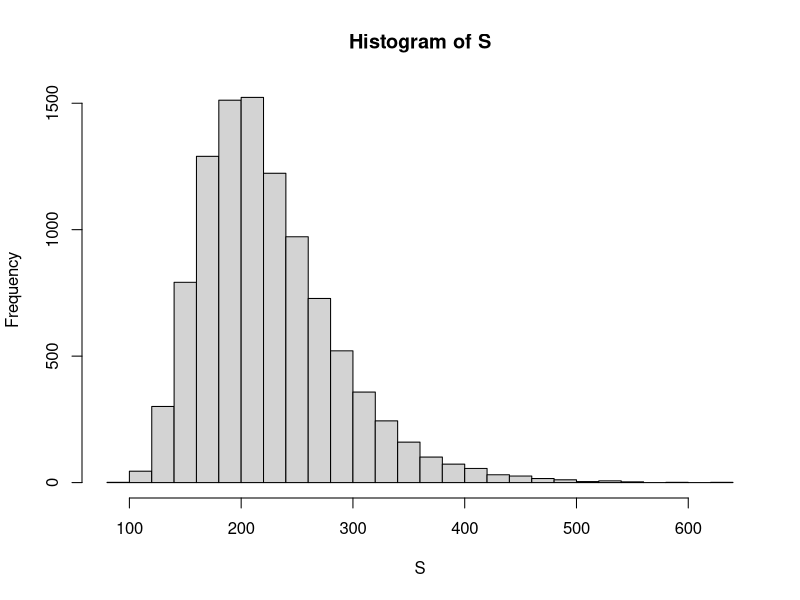
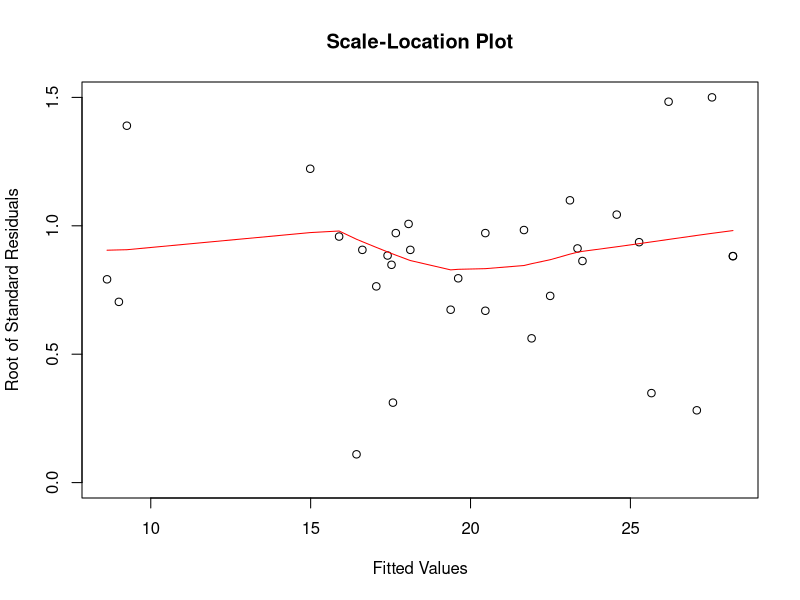

Source code (R) for these figures, in order:
## ---- chunk 1
knitr::opts_chunk$set(echo = TRUE)
## ---- chunk 2
coupon_mean_sd <- function(n) {
    p <- 1-(0:(n-1))/n
    m <- sum(1/p)
    sd <- sqrt(sum((1-p)/(p^2)))
    return(c(m,sd))
}
## ---- chunk 3
coupon_mean_sd(25)
coupon_mean_sd(50)
coupon_mean_sd(100)
## ---- chunk 4
#slow
coupon_slow <- function(n) {
  coupons <- rep(0L, n)
  while (any(coupons == 0L)) {
    new_coupon <- sample.int(n, 1)
    coupons[new_coupon] <- coupons[new_coupon] + 1
    }
  sum(coupons)
}

#fast
coupon_fast <- function(n) {
  p <- 1 - (0:(n-1))/n
  x <- rgeom(n, p) ## R counts only failures
  n + sum(x) ## so add n * 1 = n to get the total
}
## ---- chunk 5
system.time(replicate(10000,coupon_slow(25)))
system.time(replicate(10000,coupon_fast(25)))

system.time(replicate(10000,coupon_slow(50)))
system.time(replicate(10000,coupon_fast(50)))

system.time(replicate(10000,coupon_slow(100)))
system.time(replicate(10000,coupon_fast(100)))
## ---- chunk 6
S <- replicate(10000,coupon_fast(50))
mean(S)
sd(S)
## ---- chunk 7
hist(S, nclass = 25)
## ---- chunk 8
quantile(S, probs=c(.1,.5,.9))
## ---- chunk 9
mcoupon_fast <- function(n, m) {
  coupons <- rep(0L, n) # Will count each one until we have m of that coupon, then stop, print out n 0s
  incomplete <- (coupons < m) #returns TRUE if there is a value in coupon less than m
  S <- 0 #initial coupon count
  while (any(incomplete)) { #if condition for m is not yet satisfied
    k <- sum(incomplete) # Number of coupons with fewer than m accumulated so far
    x <- rgeom(1, k/n) + 1 # Successes getting any one of the coupons we still need, rgeom returns number of failures before success
    S <- S + x # Update number of purchases
    y <- sample.int(k, 1) # Which of the not-yet-completed coupons did we draw
    coupons[incomplete][y] <- coupons[incomplete][y] + 1 # Increment incomplete coupon counts
    incomplete <- (coupons < m)
    }
  S
}
## ---- chunk 10
mcoupon_slow <- function(n,m) {
  coupons <- rep(0L, n)
  incomplete <- (coupons < m)
  while (any(incomplete)) {
    new_coupon <- sample.int(n, 1)
    coupons[new_coupon] <- coupons[new_coupon] + 1
    incomplete <- (coupons < m)
    }
  sum(coupons)
}
## ---- chunk 11
m2 <- replicate(10000,mcoupon_fast(50,2))
mean(m2)
sd(m2)
quantile(m2, probs=c(.1,.5,.9))
## ---- chunk 12
m3 <- replicate(10000,mcoupon_fast(50,3))
mean(m3)
sd(m3)
quantile(m3, probs=c(.1,.5,.9))
## ---- chunk 13
head(mtcars)
## ---- chunk 14
reg <- lm(mpg ~ wt + disp, data = mtcars)
## ---- chunk 15
X <- model.matrix(reg) #design matrix
Y = mtcars$mpg

QR <- qr(X)
Q <- qr.Q(QR)
R <- qr.R(QR)
## ---- chunk 16
x <- solve(t(X)%*%X)
x1 <- solve(t(Q%*%R)%*%(Q%*%R))

x
x1
## ---- chunk 17
standard_res <- sqrt(abs(reg$residuals/sd(reg$residuals)))
plot(reg$fitted.values, standard_res, main = "Scale-Location Plot",
     xlab = "Fitted Values", ylab = "Root of Standard Residuals",
     ylim = c(0,1.5))
lines(lowess(reg$fitted.values,standard_res), col = 'red')
